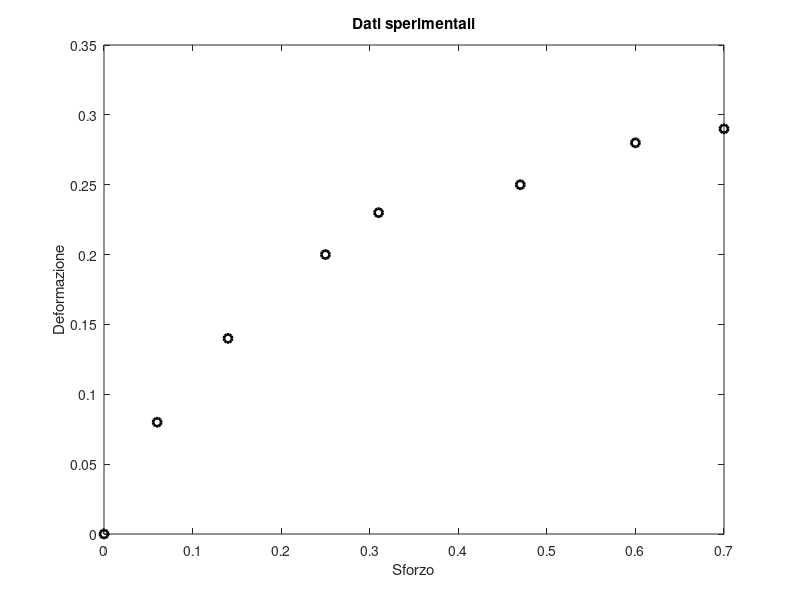
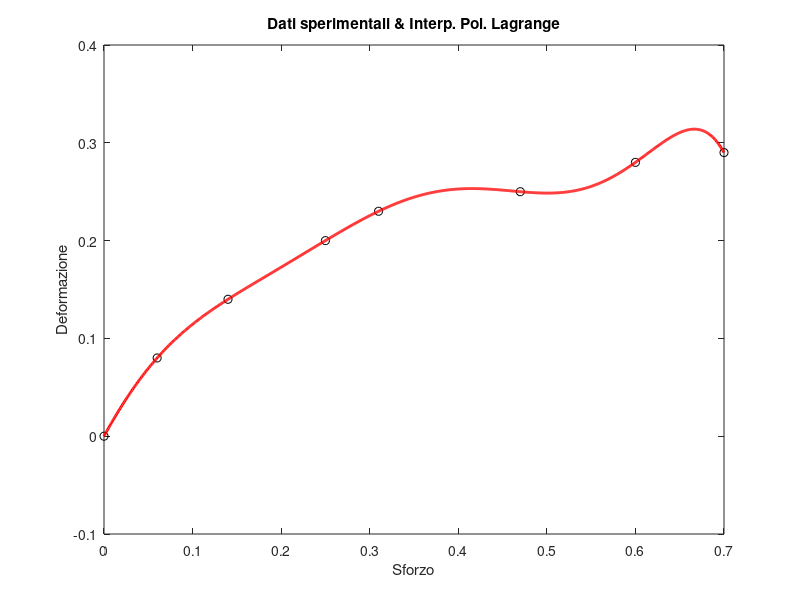
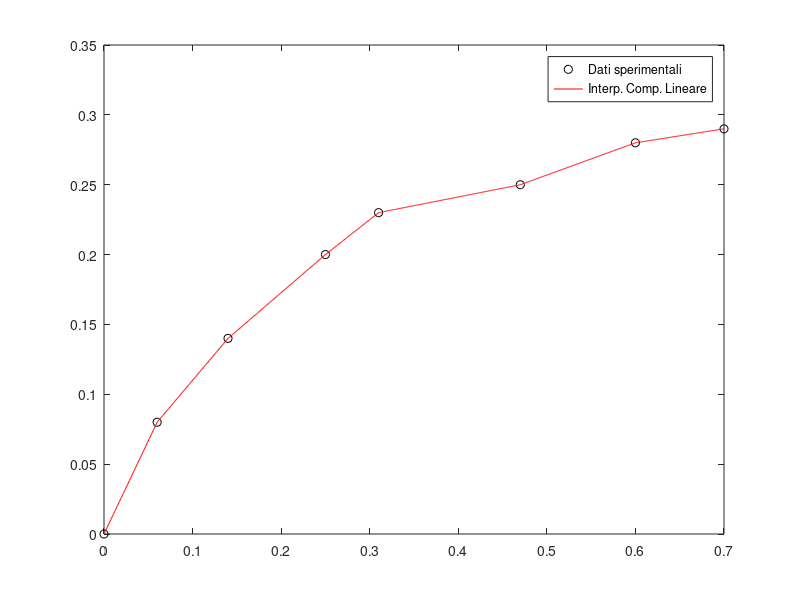
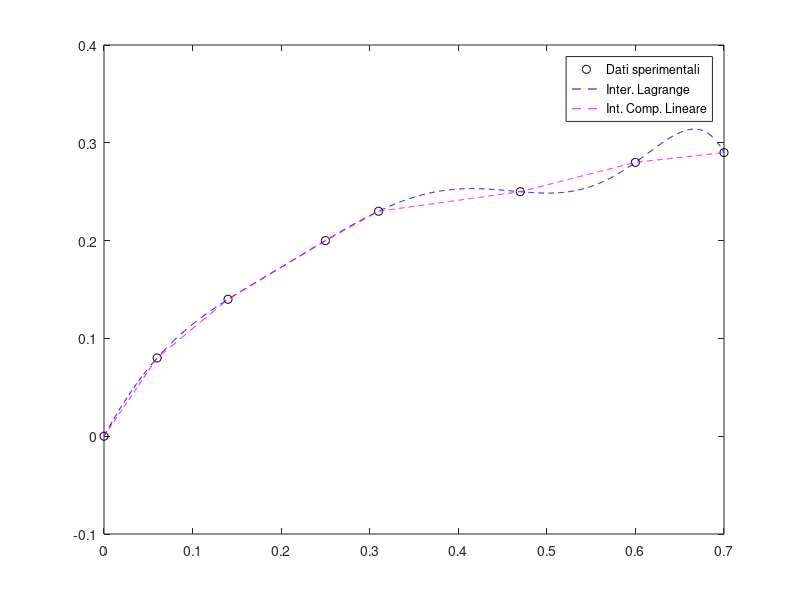

MATLAB code to generate these figures, in order:
% ESERCIZIO 2

clear all
close all
clc

%% PUNTO 1

% Dati sperimentali
sigma = [0 0.06 0.14 0.25 0.31 0.47 0.60 0.70];
epsilon = [0 0.08 0.14 0.20 0.23 0.25 0.28 0.29];

figure(1)
axes('FontSize',12)
plot(sigma, epsilon, 'ko', 'linewidth', 2)
title('Dati sperimentali')
xlabel('Sforzo')
ylabel('Deformazione')


% Interpolazione di Lagrange (IL)
sigma_dis  = linspace(min(sigma), max(sigma), 1000);
grado      = length(sigma) - 1;
PL         = polyfit(sigma, epsilon, grado); 
epsilon_IL = polyval(PL, sigma_dis);

figure(2)
axes('FontSize',12)
plot(sigma, epsilon, 'ko', sigma_dis, epsilon_IL, 'r', 'linewidth', 2)
xlabel('Sforzo')
ylabel('Deformazione')
title('Dati sperimentali & Interp. Pol. Lagrange')

% Interpolazione Composita Lineare (ICL)
epsilon_ICL = interp1(sigma, epsilon, sigma_dis);
figure(3);
plot(sigma, epsilon, "ko", sigma_dis, epsilon_ICL, "r");
legend("Dati sperimentali", "Interp. Comp. Lineare");

% Confronto
figure(4);
plot(sigma, epsilon, "ko", sigma_dis, epsilon_IL, "--b", ...
    sigma_dis, epsilon_ICL, "--m");
legend("Dati sperimentali", "Inter. Lagrange", "Int. Comp. Lineare");

sigma_v = [0.40, 0.75];
epsilon_IL_v = polyval(PL, sigma_v);
epsilon_ICL_v = interp1(sigma, epsilon, sigma_v);
fprintf("Sigma: %f %f\n", sigma_v);
fprintf("Epsilon IL: %f %f", epsilon_IL_v);
fprintf("Epsilon ICL: %f %f\n", epsilon_ICL_v);

